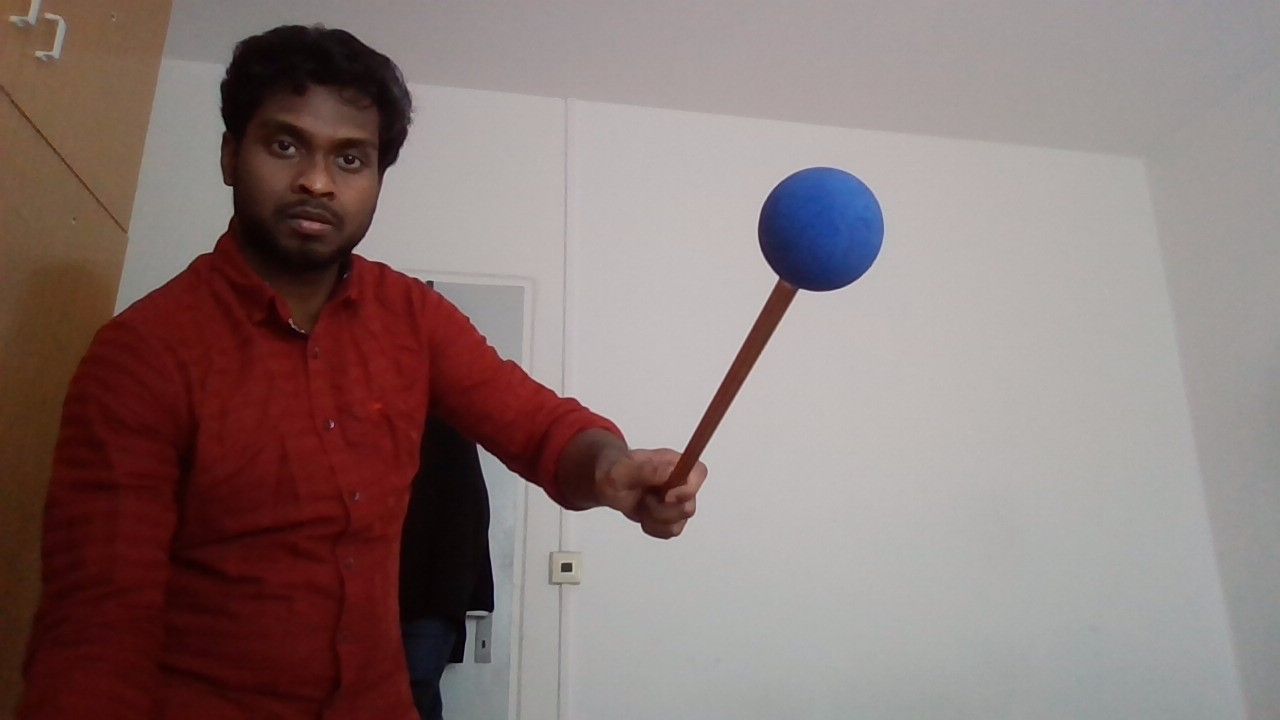
#> input picture 11,04,2023/blue4.jpg, 1280 x 720 px
$ python 'sphere2 copy 2.py'
#> lines starting #> are read from the running program, lines starting #| are printed output that depends on the picture; after the words box and inside, x2 and y2 are one past the last pixel; in counts of white or black regions, pixels touching at a corner belong together
import numpy as np
import cv2 as cv

def empty(a):
    pass

img = cv.imread("blue4.jpg")
#> img is the input picture: shape (720, 1280, 3); mean B, G, R 117.4, 119.4, 137.6

assert img is not None, "file could not be read, check with os.path.exists()"
#img = cv.medianBlur(img,5)
#cimg = cv.cvtColor(img,cv.COLOR_GRAY2BGR)
cv.imshow('image', img)

# redsphe.py ref
#img1 = cv.imread('imageR3.png')
hsv = cv.cvtColor(img, cv.COLOR_BGR2HSV)
#> hsv: shape (720, 1280, 3); mean H, S, V 37.9, 69.4, 139.1
#lower_red = np.array([0, 50, 50])
upper_blue = np.array([140, 255, 255])
lower_blue = np.array([66, 67, 40])
mask = cv.inRange(hsv, lower_blue, upper_blue)
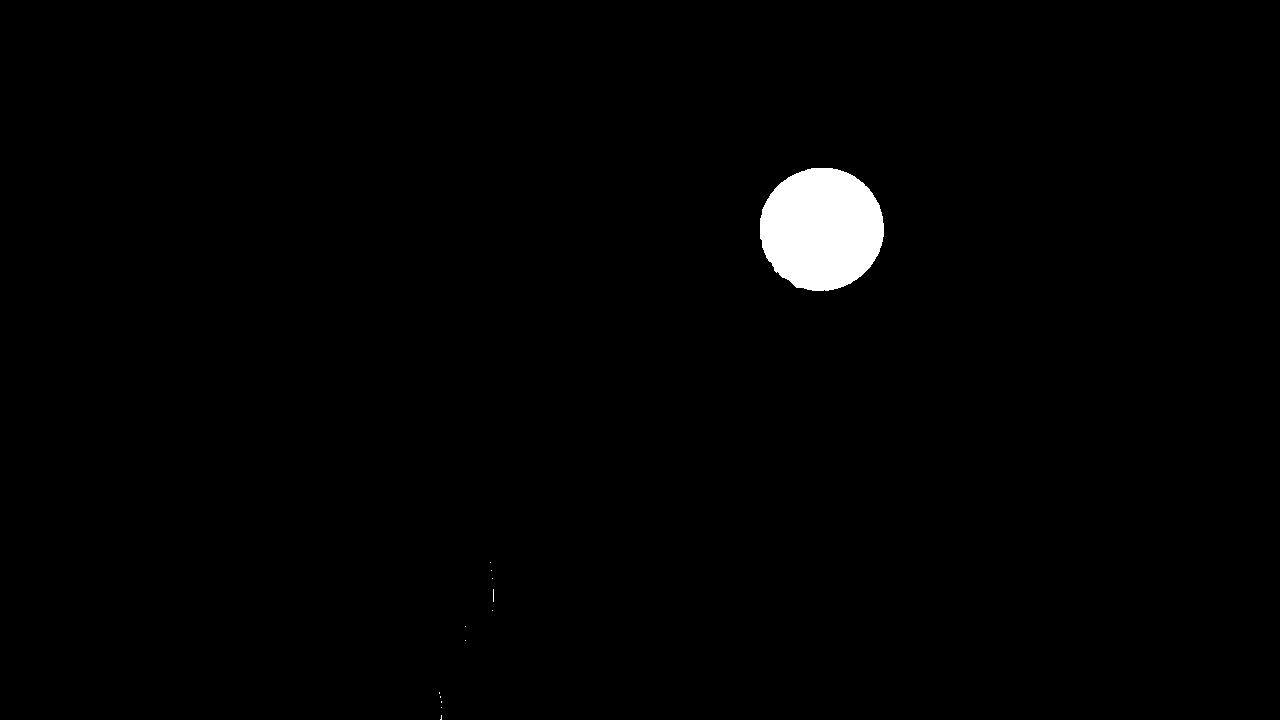
#> mask: shape (720, 1280); 1.3% white; 13 white regions (12 under 20 px), largest, box (x1, y1, x2, y2) and area: (760, 168, 884, 291) 12015
cv.imshow('maskimage', mask)

#mask1 = cv.medianBlur(mask, 5)
kernel = np.ones((5,5),np.uint8)
#erode = cv.erode(mask,kernel,iterations = 1)
#cv.imshow('erode', erode)
dilate = cv.dilate(mask,kernel,iterations = 1)
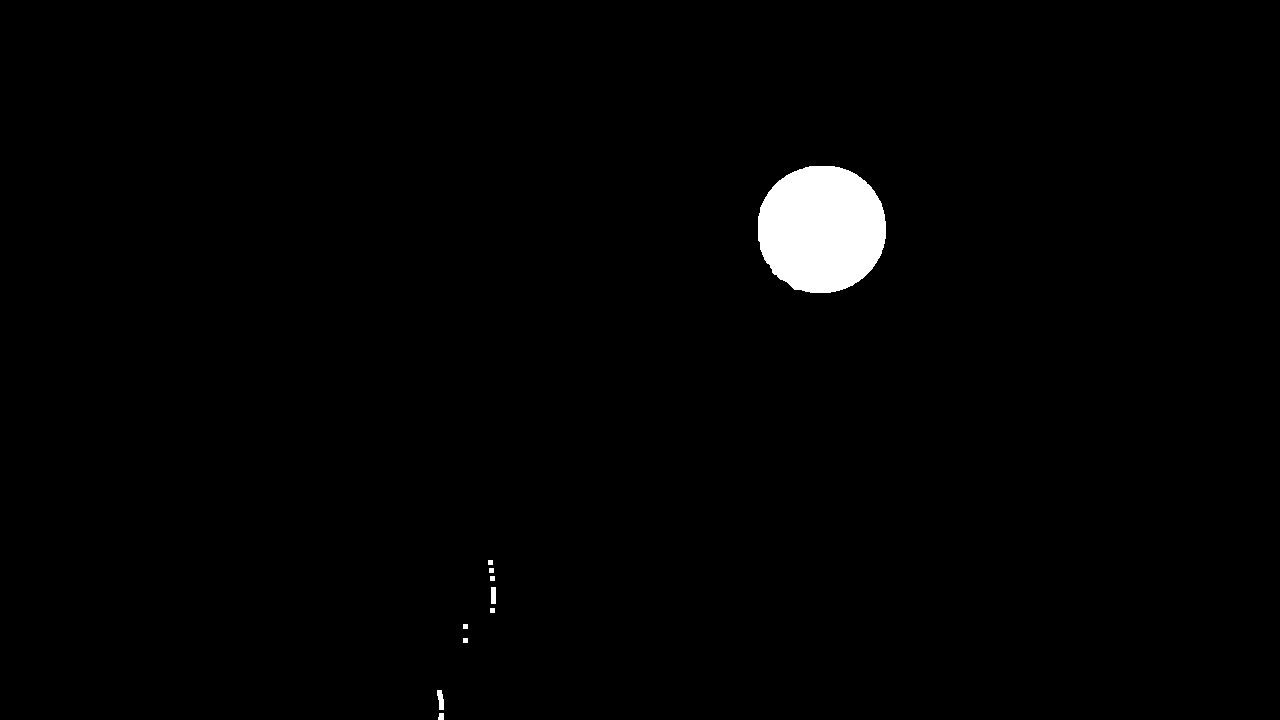
#> dilate: shape (720, 1280); 1.5% white; 10 white regions, largest, box (x1, y1, x2, y2) and area: (758, 166, 886, 293) 13021, (437, 690, 444, 710) 103, (491, 587, 496, 604) 85
cv.imshow('dilate', dilate)
# redsphe.py ref

#thresh = cv.threshold(img, 220, 255, cv.THRESH_BINARY)[1]
#cv.imshow(' circles',thresh)

# apply morphological closing operation
kernel = np.ones((5,5),np.uint8)
#closing = cv.morphologyEx(thresh, cv.MORPH_CLOSE, kernel)
closing = cv.morphologyEx(mask, cv.MORPH_CLOSE, kernel)
#> closing: shape (720, 1280); 1.3% white; 12 white regions (11 under 20 px), largest, box (x1, y1, x2, y2) and area: (760, 168, 884, 291) 12017
closing1 = cv.morphologyEx(dilate, cv.MORPH_CLOSE, kernel)
#> closing1: shape (720, 1280); 1.5% white; 6 white regions
#mask1 = cv.medianBlur(closing1, 5)
#closing2 = cv.morphologyEx(closing1, cv.MORPH_CLOSE, kernel)

cv.imshow('closing',closing)
cv.imshow('closing1',closing1)
#cv.imshow('closing2',closing2)


cv.namedWindow("TrackBars")
cv.resizeWindow("TrackBars",640,240)
cv.createTrackbar("centerDist","TrackBars",10,1000,empty)
cv.createTrackbar("param1","TrackBars",200,500,empty)
cv.createTrackbar("param2","TrackBars",30,50,empty)
cv.createTrackbar("minRadius","TrackBars",10,100,empty)
cv.createTrackbar("maxRadius","TrackBars",0,600,empty)

contours, hierarchy = cv.findContours(closing, cv.RETR_EXTERNAL, cv.CHAIN_APPROX_SIMPLE)
#> contours = 12 contours, 11 with area under 20; largest, box (x1, y1, x2, y2) and area: (760, 168, 884, 291) 11840
#print(contours)

max_contour = max(contours, key=cv.contourArea)
#> max_contour = contour of 168 points, box (x1, y1, x2, y2) (760, 168, 884, 291), area 11840
#print(max_contour)

M = cv.moments(max_contour)
#> M = moments, m00 11840, centre m10/m00, m01/m00 = (821.3, 228.7)
cx = int(M['m10']/M['m00'])
#> cx = 821
cy = int(M['m01']/M['m00'])
#> cy = 228
print(cx,cy)
#| 821 228


cv.circle(img, (cx,cy), 2, (0, 0, 255), -1)
#> img: shape (720, 1280, 3); under 0.01% of pixels changed, all inside (x1, y1, x2, y2) = (819, 226, 824, 231)
cv.circle(img, (cx,cy), int(M['m00']//max_contour.size), (0, 255, 0), 2)
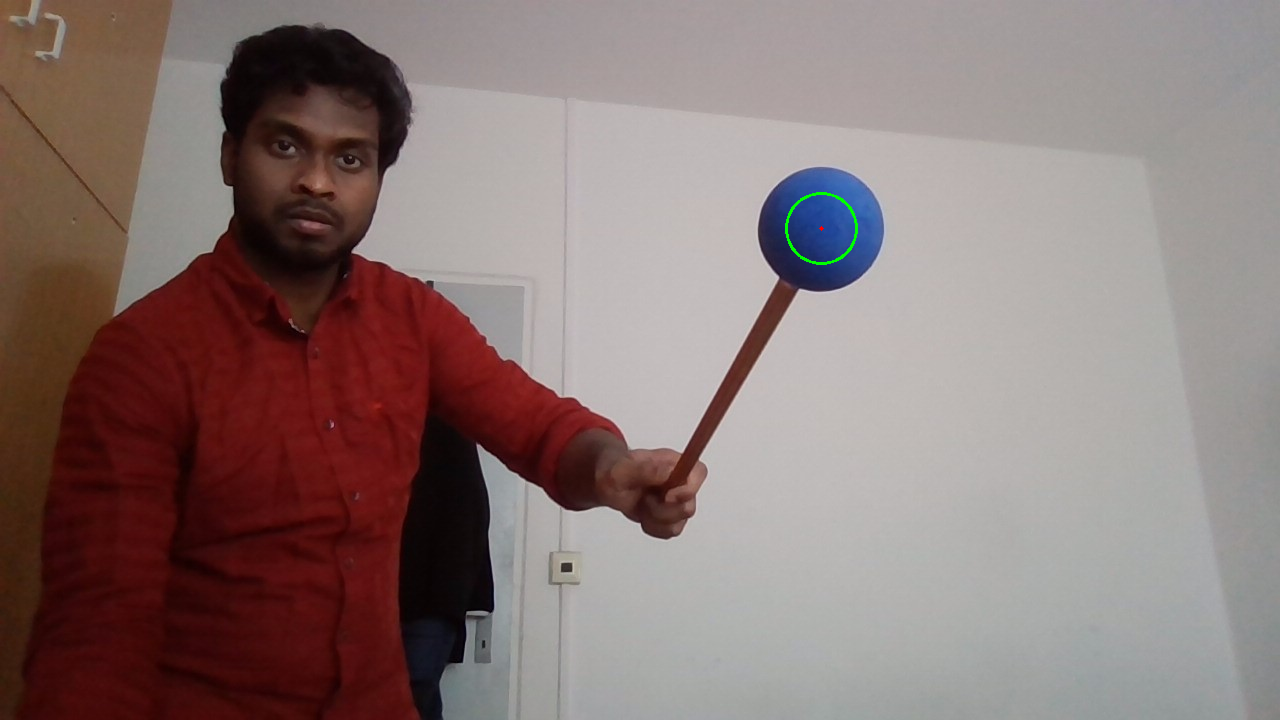
#> img: shape (720, 1280, 3); mean B, G, R 117.3, 119.5, 137.5

cv.imshow('image1', img)
cv.waitKey(0)

'''
while True:
    #cimg = cv.cvtColor(img,cv.COLOR_GRAY2BGR)
    centerDist = cv.getTrackbarPos("centerDist","TrackBars")
    param1 = cv.getTrackbarPos("param1", "TrackBars")
    param2 = cv.getTrackbarPos("param2", "TrackBars")
    minRadius = cv.getTrackbarPos("minRadius", "TrackBars")
    maxRadius = cv.getTrackbarPos("maxRadius", "TrackBars")
    #cv.setTrackbarMin("maxRadius", "TrackBars", minRadius)
    print(centerDist,param1,param2,minRadius,maxRadius)


    #circles = cv.HoughCircles(img,cv.HOUGH_GRADIENT,1,centerDist,param1=param1,param2=param2,minRadius=minRadius,maxRadius=maxRadius)
    circles = cv.HoughCircles(img,cv.HOUGH_GRADIENT,1,centerDist,param1=param1,param2=param2,minRadius=minRadius,maxRadius=maxRadius)

    circles = np.uint16(np.around(circles))
    if circles.any():
        for i in circles[0,:]:
            # draw the outer circle
            #cv.circle(cimg,(i[0],i[1]),i[2],(0,255,0),2)
            cv.circle(img,(i[0],i[1]),i[2],(0,255,0),2)
            # draw the center of the circle
            #cv.circle(cimg,(i[0],i[1]),2,(0,0,255),3)
            cv.circle(img,(i[0],i[1]),2,(0,0,255),3)


    #cv.imshow('detected circles',cimg)
    #cv.imshow('detected circles',img)
    #cv.waitKey()
'''

$ run again, with 11,04,2023/imageR3.png saved as 11,04,2023/blue4.jpg
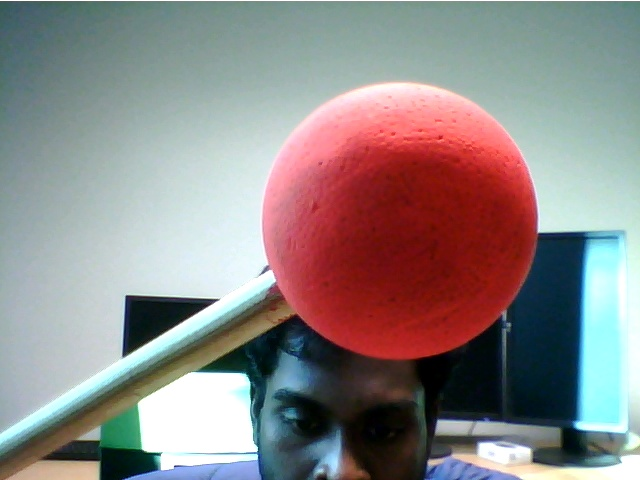
#> input picture 11,04,2023/imageR3.png, 640 x 480 px
#> img is the input picture: shape (480, 640, 3); mean B, G, R 135.4, 135.7, 141.9
#> hsv: shape (480, 640, 3); mean H, S, V 78.4, 88.1, 161.8
#> `mask = cv.inRange(hsv, lower_blue, upper_blue)`:
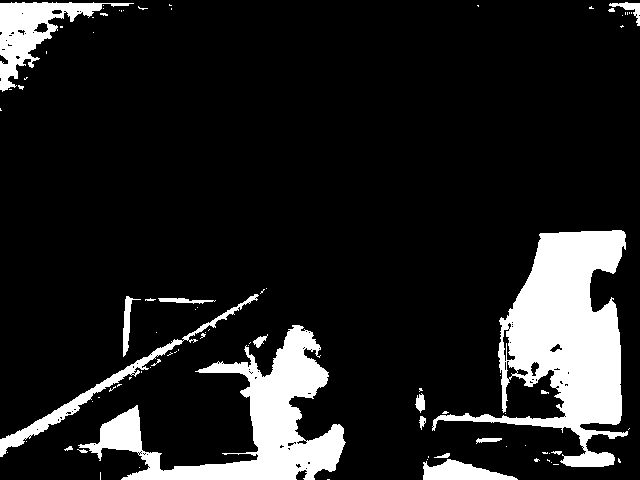
#> mask: shape (480, 640); 13.3% white; 86 white regions (66 under 20 px), largest, box (x1, y1, x2, y2) and area: (432, 230, 628, 467) 18984, (78, 325, 346, 480) 12972, (0, 2, 134, 92) 3632
#> dilate: shape (480, 640); 17.6% white; 23 white regions, largest, box (x1, y1, x2, y2) and area: (430, 228, 632, 469) 23042, (62, 323, 348, 480) 16399, (0, 0, 150, 94) 5211
#> closing: shape (480, 640); 13.9% white; 37 white regions (26 under 20 px), largest, box (x1, y1, x2, y2) and area: (432, 230, 628, 467) 19613, (64, 325, 346, 480) 13380, (0, 0, 134, 92) 4109
#> closing1: shape (480, 640); 17.9% white; 18 white regions
#> contours = 36 contours, 26 with area under 20; largest, box (x1, y1, x2, y2) and area: (432, 230, 628, 467) 21068, (64, 325, 346, 480) 12811, (0, 0, 134, 92) 3914, (0, 294, 259, 457) 2538, (423, 453, 518, 480) 1128
#> max_contour = contour of 364 points, box (x1, y1, x2, y2) (432, 230, 628, 467), area 21068
#> M = moments, m00 21067.5, centre m10/m00, m01/m00 = (562.6, 344)
#> cx = 562
#> cy = 343
#| 562 343
#> `cv.circle(img, (cx,cy), int(M['m00']//max_contour.size), (0, 255, 0), 2)`:
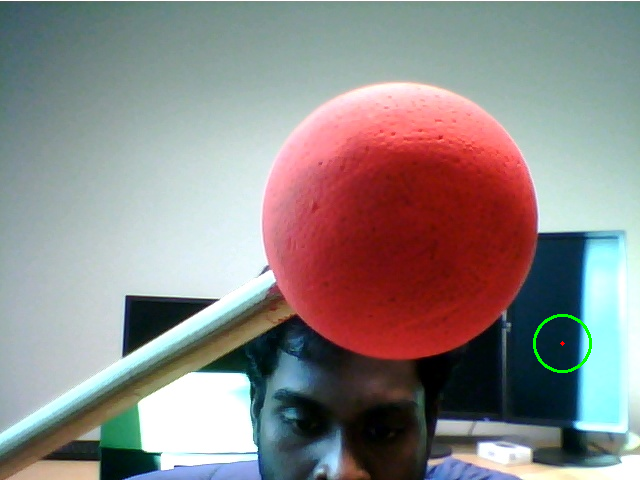
#> img: shape (480, 640, 3); mean B, G, R 135.2, 136, 141.9

$ run again, with 11,04,2023/blue2.jpg copied over 11,04,2023/blue4.jpg
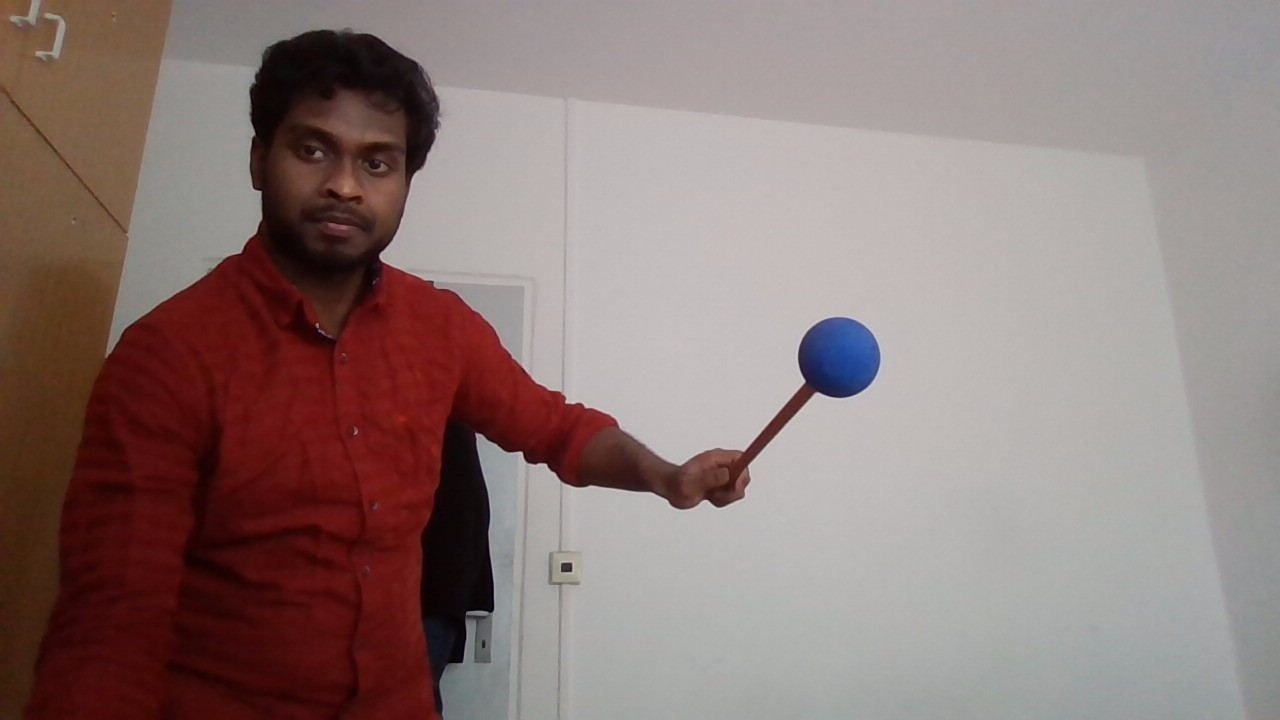
#> input picture 11,04,2023/blue2.jpg, 1280 x 720 px
#> img is the input picture: shape (720, 1280, 3); mean B, G, R 119.7, 122.5, 141.2
#> hsv: shape (720, 1280, 3); mean H, S, V 34.6, 67.2, 142
#> `mask = cv.inRange(hsv, lower_blue, upper_blue)`:
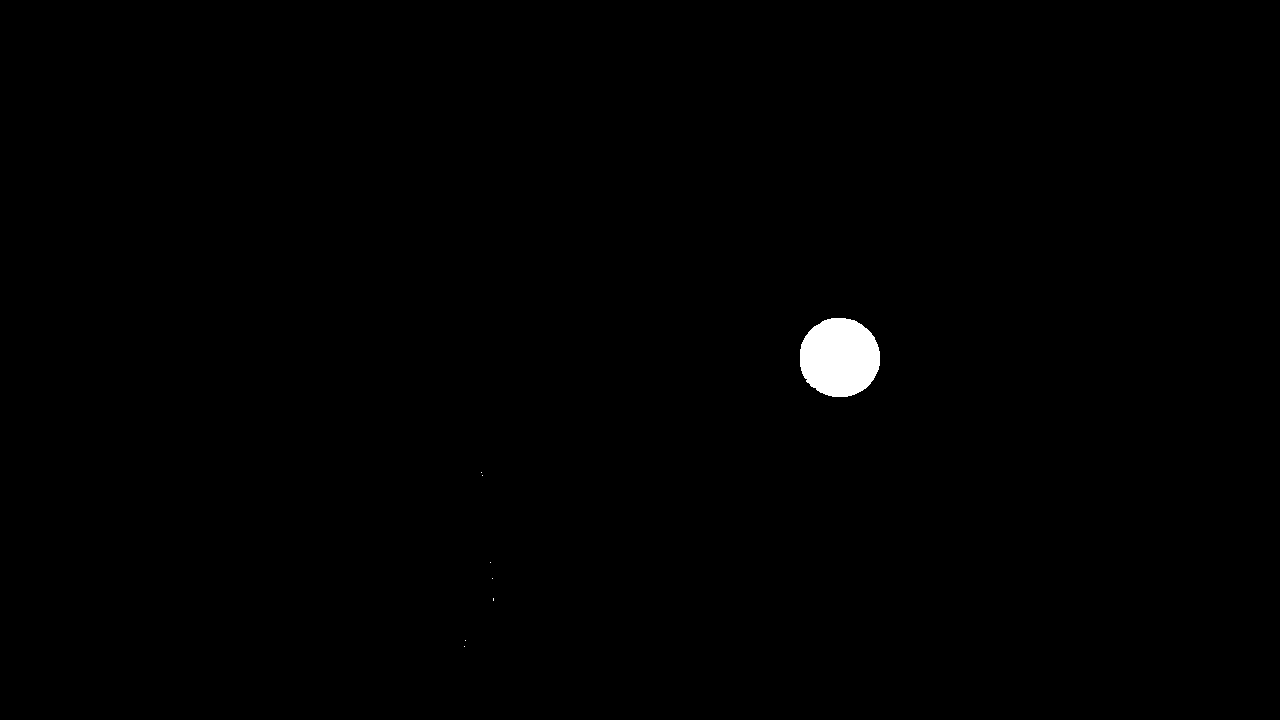
#> mask: shape (720, 1280); 0.55% white; 8 white regions (7 under 20 px), largest, box (x1, y1, x2, y2) and area: (800, 318, 880, 397) 5046
#> dilate: shape (720, 1280); 0.64% white; 7 white regions, largest, box (x1, y1, x2, y2) and area: (798, 316, 882, 399) 5699, (479, 470, 485, 478) 42, (491, 596, 496, 603) 35
#> closing: shape (720, 1280); 0.55% white; 8 white regions (7 under 20 px), largest, box (x1, y1, x2, y2) and area: (800, 318, 880, 397) 5047
#> closing1: shape (720, 1280); 0.64% white; 6 white regions
#> contours = 8 contours, 7 with area under 20; largest, box (x1, y1, x2, y2) and area: (800, 318, 880, 397) 4932
#> max_contour = contour of 114 points, box (x1, y1, x2, y2) (800, 318, 880, 397), area 4932
#> M = moments, m00 4932, centre m10/m00, m01/m00 = (839.2, 357.1)
#> cx = 839
#> cy = 357
#| 839 357
#> `cv.circle(img, (cx,cy), int(M['m00']//max_contour.size), (0, 255, 0), 2)`:
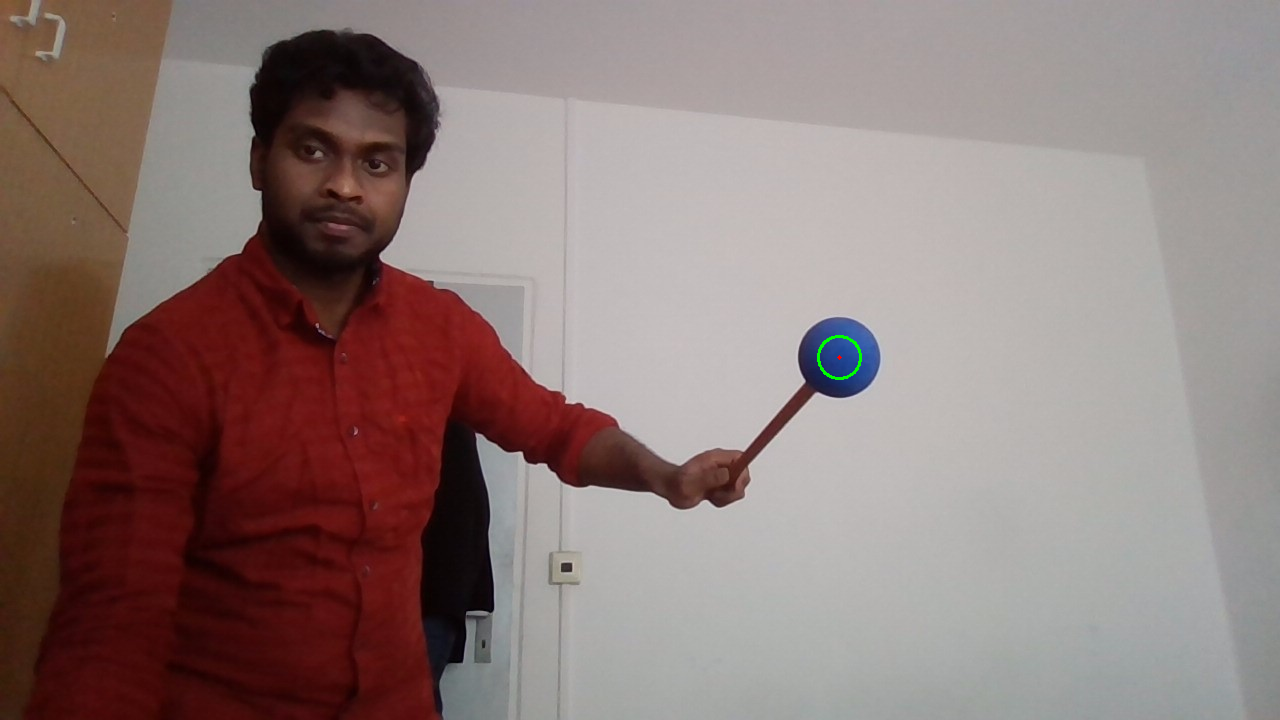
#> img: shape (720, 1280, 3); mean B, G, R 119.6, 122.6, 141.2
